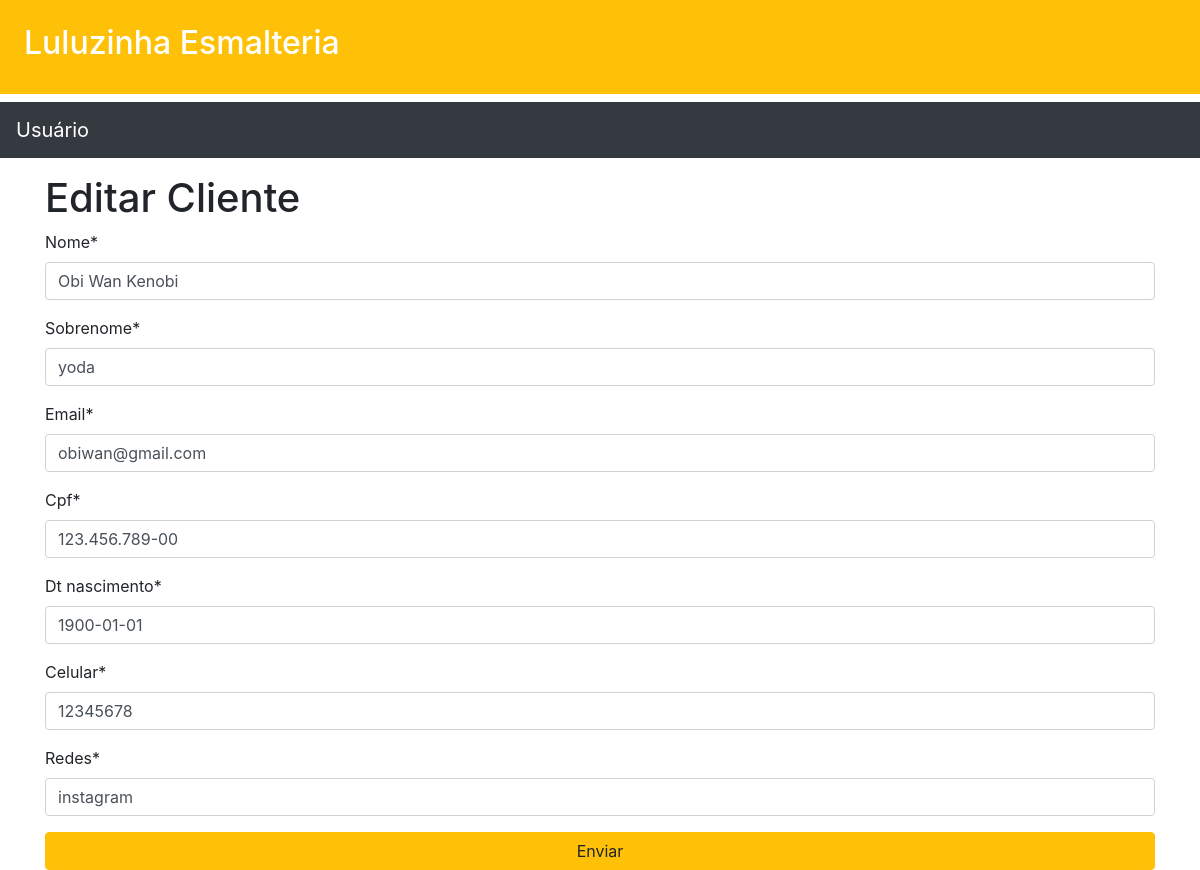
The app's page /clientes/clientes/editar_cliente/4, older data.
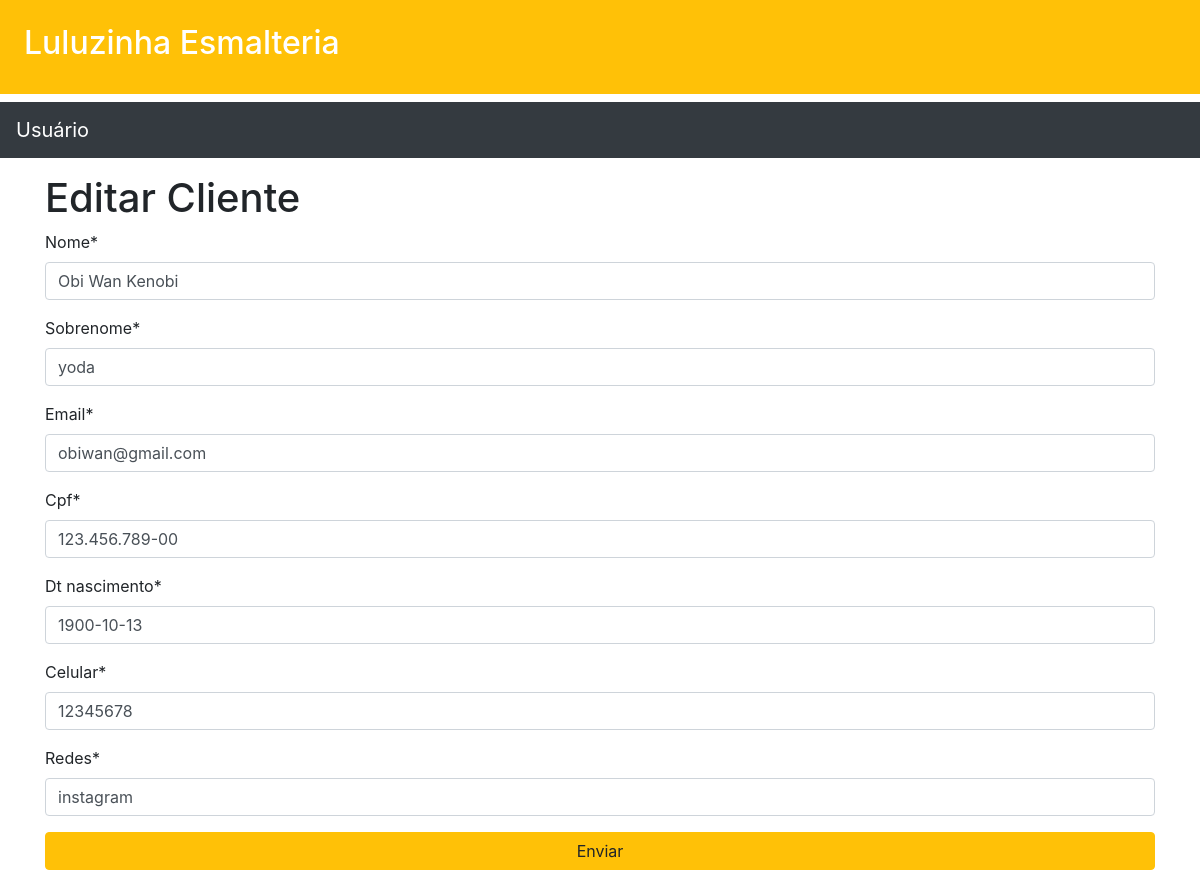
The same page, newer data.
### clientes/models.py (models this page shows, shortened)
class Cliente(models.Model):
    nome = models.CharField(max_length=250)
    sobrenome = models.CharField(max_length=250)
    email = models.EmailField()
    cpf = models.CharField(max_length=14,unique=True)
    dt_nascimento = models.DateField(default='1900-01-01')
    celular = models.CharField(max_length=15)
    redes = models.CharField(max_length=80)
    data_criacao = models.DateField(auto_now_add=True)

### clientes/views.py (the view)
# urls.py: path('clientes/editar_cliente/<int:id>',editar_cliente,name='editar_cliente'),
def editar_cliente(request,id=None):
    cliente = get_object_or_404(Cliente,id=id)
    form = ClienteForm(request.POST or None,instance=cliente)
    if form.is_valid():
        obj = form.save()
        obj.save()
        messages.info(request,"Cliente editado com sucesso")
        return redirect('lista_de_clientes')
    return render(request,"clientes/editar_cliente.html",{'form':form})

### clientes/forms.py
class ClienteForm(forms.ModelForm):
    class Meta:
        model =  Cliente
        fields = ['nome','sobrenome','email','cpf','dt_nascimento','celular','redes']
        widgets = {
            'nome':forms.TextInput(attrs={'placeholder':'Informe o nome do cliente'}),
            'sobrenome':forms.TextInput(attrs={'placeholder':'Informe o sobrenome do cliente'}),
            'email':forms.TextInput(attrs={'placeholder':'Informe o email do cliente'}),
            'cpf':forms.TextInput(attrs={'placeholder':'Informe o cpf do cliente'}),
            'dt_nascimento':forms.TextInput(attrs={'placeholder':'Informe a data de nascimento do cliente'}),
            'celular':forms.TextInput(attrs={'placeholder':'Informe o celular do cliente'}),
            'redes':forms.TextInput(attrs={'placeholder':'Informe a rede social do cliente'})
        }

### core/templates/clientes/editar_cliente.html
{% extends 'base2.html' %}
{% load crispy_forms_tags %}
{% block content %}
<div class="container">
    <h1>Editar Cliente</h1>
    <form action="" method="post"> {% csrf_token %}
        {{ form|crispy }}
        <input type="submit" class="btn btn-block btn-warning" value="Enviar">
    </form>
</div>
{% endblock %}

Row changes from the older to the newer data that the page shows:
changed Cliente "Obi Wan Kenobi": dt_nascimento "1900-01-01" → "1900-10-13"
